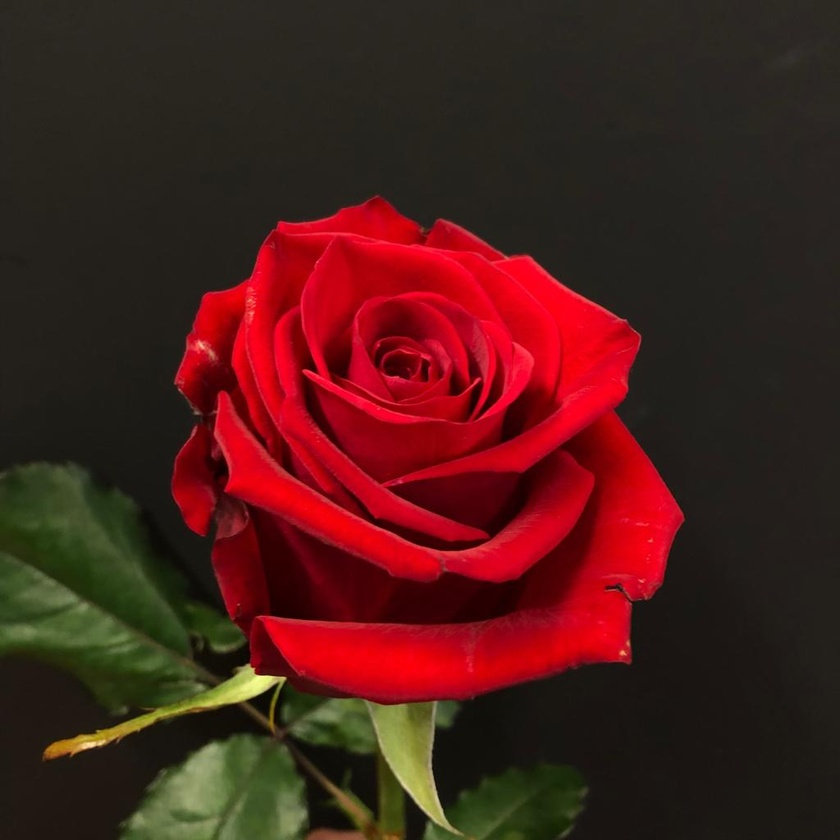
#> input picture Red.jpg, 840 x 840 px, shrunk from 1024 x 1024 before the run
$ python salt_pepper.py
#> lines starting #> are read from the running program, lines starting #| are printed output that depends on the picture; after the words box and inside, x2 and y2 are one past the last pixel; in counts of white or black regions, pixels touching at a corner belong together
import random
import cv2
import matplotlib.pyplot as plt
import numpy as np


# img_path = 'Red.jpg'
# img1 = plt.imread(img_path)
# img = cv2.cvtColor(img1, cv2.COLOR_RGB2GRAY)
img = cv2.imread('Red.jpg',
                 cv2.IMREAD_GRAYSCALE)
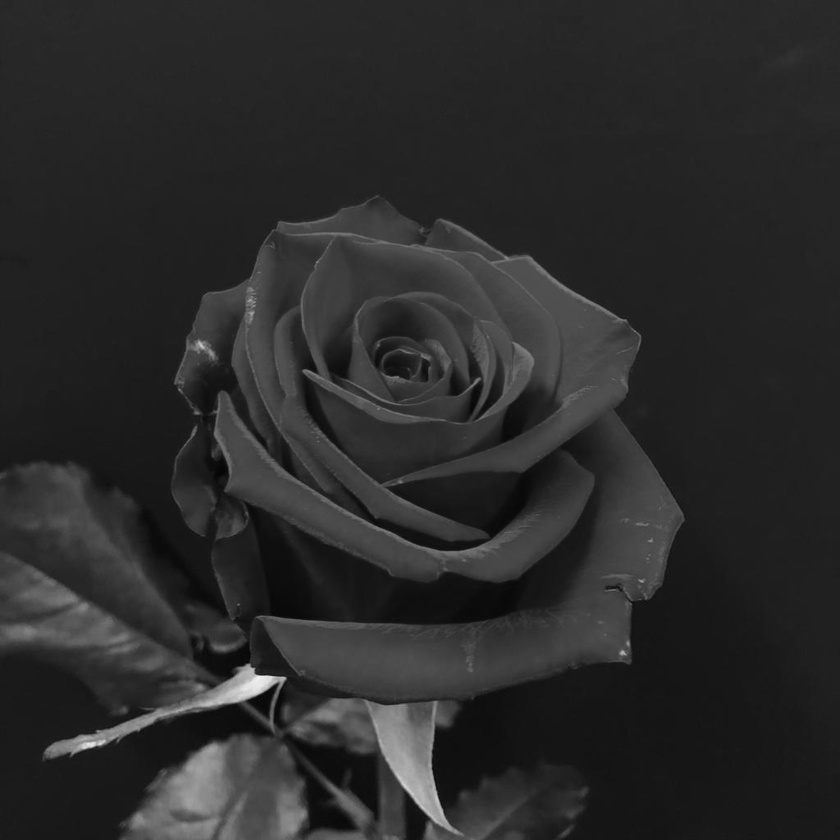
#> img: shape (840, 840); min 4, max 243, mean 42.8

row , col = img.shape
#> row = 840; col = 840
plt.subplot(3,2,1)
plt.imshow(img,cmap='gray')

number_of_pixel = random.randint(300,10000)

for i in range(number_of_pixel):
    y_coord = random.randint(0,row-1)

    x_coord = random.randint(0,col-1)
    img[y_coord][x_coord] = 255
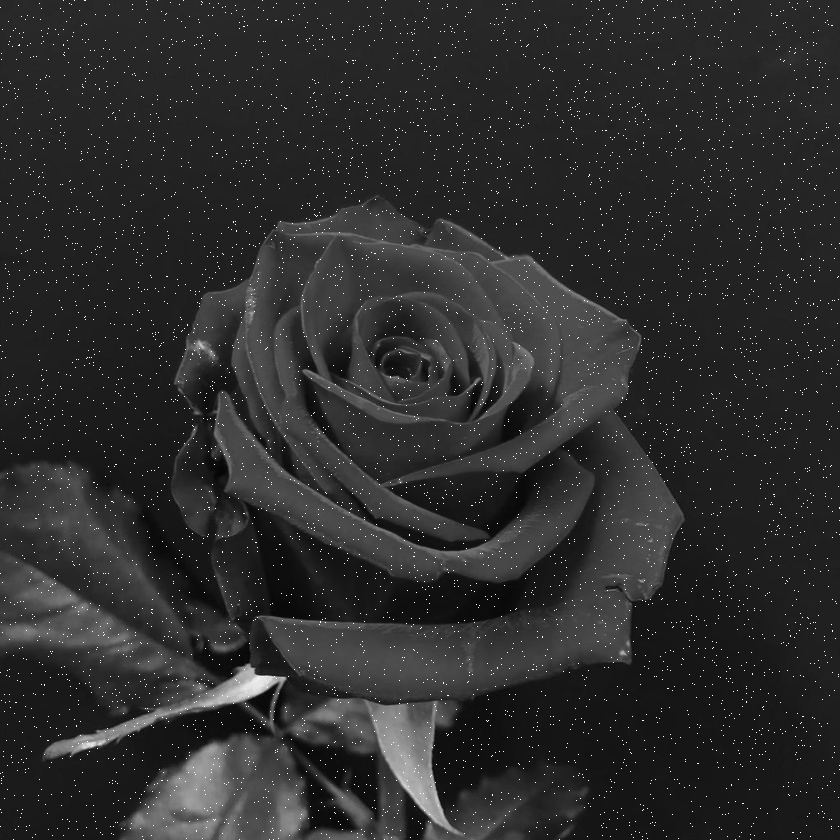
#> img: shape (840, 840); 0.93% of pixels changed, all inside (x1, y1, x2, y2) = (0, 0, 840, 840)
number_of_pixel = random.randint(300,10000)
for i in range(number_of_pixel):
    y_coord = random.randint(0,row-1)

    x_coord = random.randint(0,col-1)
    img[y_coord][x_coord] = 0
#> img: shape (840, 840); 0.08% of pixels changed, all inside (x1, y1, x2, y2) = (0, 1, 840, 838)

plt.subplot(3,2,2)
plt.imshow(img,cmap='gray')

kernel1 = np.array([[1,1,1],[1,1,1],[1,1,1]])
processed_img1 = cv2.filter2D(img, -1, kernel1)
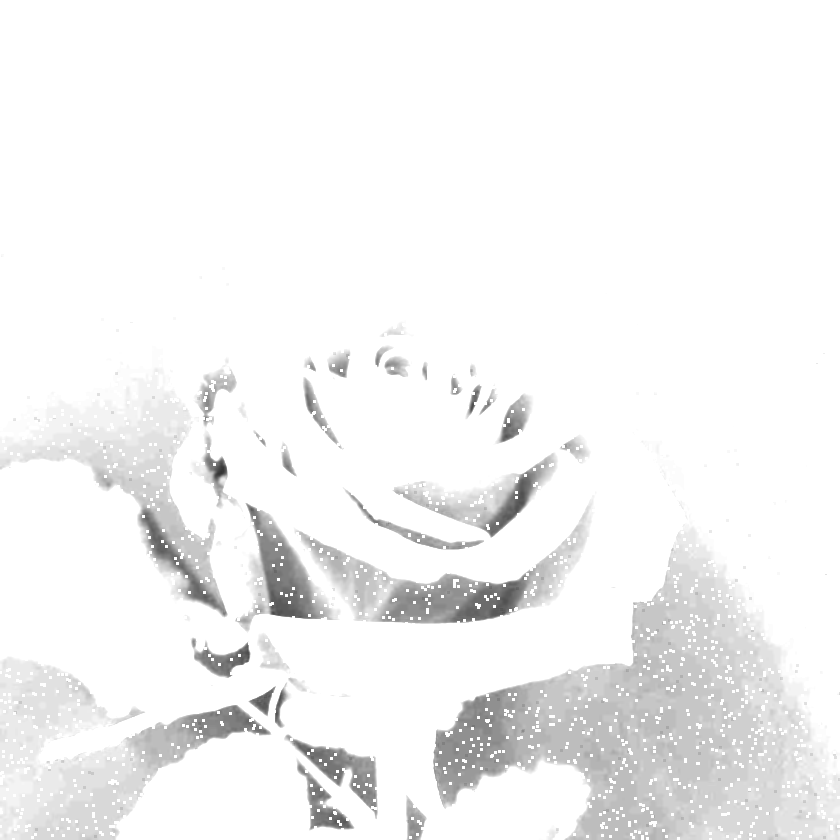
#> processed_img1: shape (840, 840); min 51, max 255, mean 244

plt.subplot(3,2,3)
plt.imshow(processed_img1,cmap='gray')
plt.show()
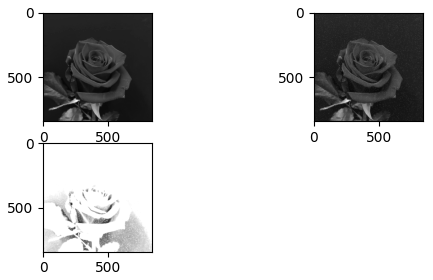
#> figure drawn by matplotlib, 3 panels
